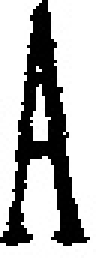
#> input picture src/ch4/模板匹配算法/formated/cutedImg/A.jpg, 34 x 86 px, found by its file name (shown 3 times larger)
$ python '模板匹配识别字符.py'
#> lines starting #> are read from the running program, lines starting #| are printed output that depends on the picture; after the words box and inside, x2 and y2 are one past the last pixel; in counts of white or black regions, pixels touching at a corner belong together
#> further down, src is the input picture: shape (86, 34); min 0, max 255, mean 182.2
import cv2
import matplotlib.pyplot as plt
plt.rcParams['font.sans-serif'] = ['SimHei']
name_list='0，1，2，4，6，7，8，9，A，B'.split('，')

def detect_code(img,show_plt=False):
#> called with show_plt = True
    ret, img = cv2.threshold(img, 0, 255, cv2.THRESH_BINARY | cv2.THRESH_OTSU)
#> img: shape (86, 34); 71.5% white; 1 black region, box (x1, y1, x2, y2) and area: (0, 0, 30, 82) 834
#> ret = 8
    info_dict=[]
    global_min_value=10.0
    global name_list
    global_code=None
    for i in range(len(name_list)):
        target=cv2.imread('formatedImg\\'+name_list[i]+'.jpg',cv2.IMREAD_GRAYSCALE)
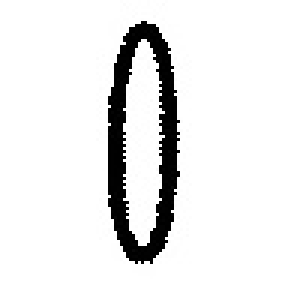
#> input picture src/ch4/模板匹配算法/formated/formatedImg/0.jpg, 100 x 100 px, found by its file name (shown 3 times larger)
#> target is the input picture: shape (100, 100); min 0, max 255, mean 232.9
        #TM_SQDIFF_NORMED完全匹配返回的是0
        result = cv2.matchTemplate(target, img, cv2.TM_SQDIFF_NORMED)

        min_val, max_val, min_loc, max_loc = cv2.minMaxLoc(result)
#> min_val = 0.337; max_val = 0.657; min_loc = (64, 11); max_loc = (25, 0)
        th, tw = img.shape[:2]
#> th = 86; tw = 34
        cv2.rectangle(target, min_loc, (min_loc[0] + tw, min_loc[1] + th), (0, 0, 0), 1)
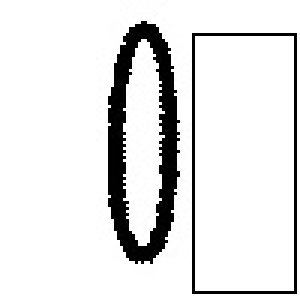
#> target: shape (100, 100) (shown 3 times larger); 2.4% of pixels changed, all inside (x1, y1, x2, y2) = (64, 11, 99, 98)
        # plt.subplot(2,5,i+1)
        # plt.title('匹配值：'+str(min_val),fontsize=15)
        # plt.imshow(target,cmap='gray')
        if(i==0):
            global_min_value=min_val
#> global_min_value = 0.337
            global_code = name_list[i]

        if(min_val<global_min_value):
            global_min_value=min_val
            global_code=name_list[i]
#> pass 2 of the loop in detect_code, `for i in range(len(name_list)):`:
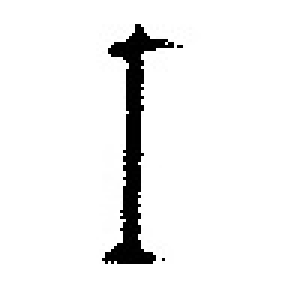
#> input picture src/ch4/模板匹配算法/formated/formatedImg/1.jpg, 100 x 100 px, found by its file name (shown 3 times larger)
#> in detect_code, target is the input picture: shape (100, 100); min 0, max 255, mean 241.1
#> max_val = 0.574; min_loc = (66, 13); max_loc = (14, 2)
#> in detect_code, `cv2.rectangle(target, min_loc, (min_loc[0] + tw, min_loc[1] + th), (0,..`:
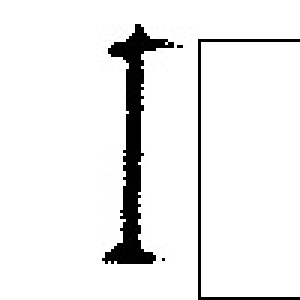
#> target: shape (100, 100) (shown 3 times larger); 1.53% of pixels changed, all inside (x1, y1, x2, y2) = (66, 13, 100, 100)
#> pass 3 of the loop in detect_code, `for i in range(len(name_list)):`:
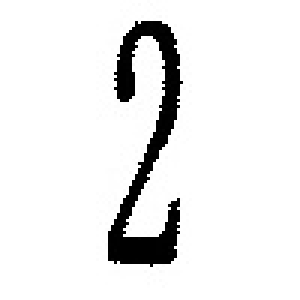
#> input picture src/ch4/模板匹配算法/formated/formatedImg/2.jpg, 100 x 100 px, found by its file name (shown 3 times larger)
#> in detect_code, target is the input picture: shape (100, 100); min 0, max 255, mean 235.1
#> max_val = 0.577; min_loc = (64, 13); max_loc = (25, 2)
#> in detect_code, `cv2.rectangle(target, min_loc, (min_loc[0] + tw, min_loc[1] + th), (0,..`:
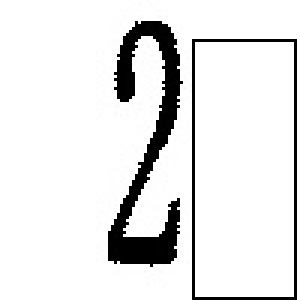
#> target: shape (100, 100) (shown 3 times larger); 2.4% of pixels changed, all inside (x1, y1, x2, y2) = (64, 13, 99, 100)
#> the loop made 4 passes; the first 3 are shown
    if(show_plt==True):
        plt.show()
    return global_code

if __name__=='__main__':
    src=cv2.imread('cutedImg\\A.jpg',cv2.IMREAD_GRAYSCALE)
    # ret, src = cv2.threshold(src, 0, 255, cv2.THRESH_BINARY | cv2.THRESH_OTSU)
    cv2.imshow('name',src)
#> (the run stopped early here; a loop or call above may not have finished)
